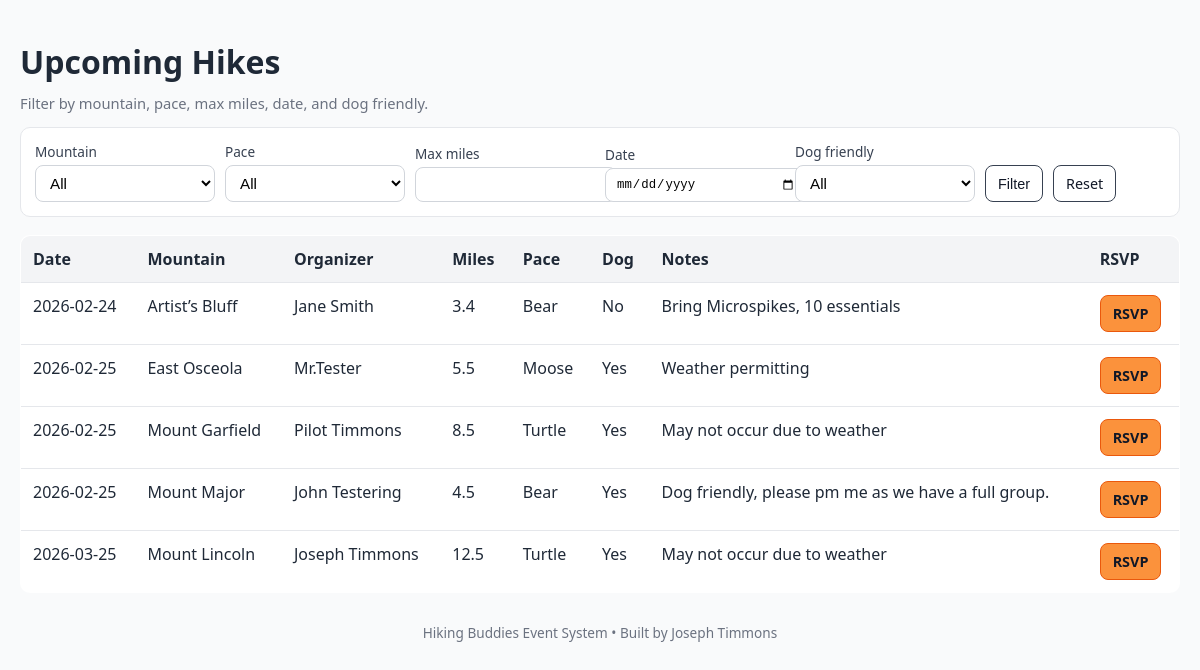
The app's page /events with its own data.
### main.py (models this page shows)
class Event(SQLModel, table=True):
    id: Optional[int] = Field(default=None, primary_key=True)
    mountain_id: int = Field(foreign_key="mountain.id")
    start_date: date
    arrive_time: Optional[time] = None
    hike_time: Optional[time] = None
    trailhead: Optional[str] = None
    distance_miles: float
    pace: str
    dog_friendly: bool
    fb_link: str
    organizer: Optional[str] = None
    notes: Optional[str] = None

class Mountain(SQLModel, table=True):
    id: Optional[int] = Field(default=None, primary_key=True)
    name: str

### main.py (the view)
@app.get("/events", response_class=HTMLResponse)
def list_events(
    request: Request,
    mountain_id: str | None = Query(default=None),
    pace: str | None = Query(default=None),
    max_miles: str | None = Query(default=None),
    start_date: str | None = Query(default=None),
    dog_friendly: str | None = Query(default=None),
):
    mountain_id_int: int | None = None
    if mountain_id and mountain_id.strip() != "":
        try:
            mountain_id_int = int(mountain_id)
        except ValueError:
            raise HTTPException(status_code=400, detail="Invalid mountain selection.")
    max_miles_float: float | None = None
    if max_miles and max_miles.strip() != "":
        try:
            max_miles_float = float(max_miles)
        except ValueError:
            raise HTTPException(status_code=400, detail="Max miles must be a number.")
    date_filter = None
    if start_date and start_date.strip() != "":
        date_filter = parse_date(start_date)
        if date_filter is None:
            raise HTTPException(status_code=400, detail="Invalid date filter. Use YYYY-MM-DD.")
    with Session(engine) as session:
        mountains = session.exec(select(Mountain).order_by(Mountain.name)).all()
        stmt = select(Event, Mountain).join(Mountain, Event.mountain_id == Mountain.id)
        if mountain_id_int is not None:
            stmt = stmt.where(Event.mountain_id == mountain_id_int)
        if pace:
            stmt = stmt.where(Event.pace == pace)
        if max_miles_float is not None:
            stmt = stmt.where(Event.distance_miles <= max_miles_float)
        if date_filter is not None:
            stmt = stmt.where(Event.start_date == date_filter)
        if dog_friendly in ("Yes", "No"):
            stmt = stmt.where(Event.dog_friendly == (dog_friendly == "Yes"))
        stmt = stmt.order_by(Event.start_date)
        result = session.exec(stmt).all()
    rows: List[Tuple[Event, Mountain]] = []
    for r in result:
        if isinstance(r, tuple) and len(r) == 2:
            rows.append((r[0], r[1]))
        else:
            rows.append((r.Event, r.Mountain))
    return templates.TemplateResponse(
        "events.html",
        {
            "request": request,
            "rows": rows,
            "mountains": mountains,
            "pace_choices": PACE_CHOICES,
            "filters": {
                "mountain_id": mountain_id or "",
                "pace": pace or "",
                "max_miles": max_miles or "",
                "start_date": start_date or "",
                "dog_friendly": dog_friendly or "",
            },
        },
    )

### templates/events.html (shortened to what this page needs)
<!doctype html>
<html lang="en">
<head>
</head>
<body>
<h1>Upcoming Hikes</h1>
<div class="muted">Filter by mountain, pace, max miles, date, and dog friendly.</div>
<div class="panel">
  <form method="get" action="/events">
    <div class="filters">
      <div>
        <label for="mountain_id">Mountain</label>
        <select id="mountain_id" name="mountain_id">
          <option value="">All</option>
        </select>
      </div>
      <div>
        <label for="pace">Pace</label>
        <select id="pace" name="pace">
          <option value="">All</option>
        </select>
      </div>
      <div>
        <label for="max_miles">Max miles</label>
        <input id="max_miles" name="max_miles" type="number" step="0.1" min="0"
               value="{{ filters.get('max_miles','') }}">
      </div>
      <div>
        <label for="start_date">Date</label>
        <input id="start_date" name="start_date" type="date"
               value="{{ filters.get('start_date','') }}">
      </div>
      <div>
        <label for="dog_friendly">Dog friendly</label>
        <select id="dog_friendly" name="dog_friendly">
          <option value="" {% if filters.get('dog_friendly') == "" %}selected{% endif %}>All</option>
        </select>
      </div>
      <div style="display:flex; gap:10px;">
        <button class="btn" type="submit">Filter</button>
        <a class="btn" href="/events">Reset</a>
      </div>
    </div>
  </form>
</div>
<table>
  <thead>
    <tr>
      <th class="nowrap">Date</th>
      <th>Mountain</th>
      <th>Organizer</th>
      <th class="nowrap">Miles</th>
      <th>Pace</th>
      <th class="nowrap">Dog</th>
      <th>Notes</th>
      <th class="nowrap">RSVP</th>
    </tr>
  </thead>
  <tbody>
    {% for ev, mtn in rows %}
      <tr>
        <td class="nowrap">{{ ev.start_date }}</td>
        <td>{{ mtn.name }}</td>
        <td>{{ ev.organizer if ev.organizer else "—" }}</td>
        <td class="nowrap">
          {% if ev.distance_miles is not none %}
            {{ "%.1f"|format(ev.distance_miles) }}
          {% else %}
            —
          {% endif %}
        </td>
        <td>{{ ev.pace }}</td>
        <td class="nowrap">{% if ev.dog_friendly %}Yes{% else %}No{% endif %}</td>
        <td>{{ ev.notes if ev.notes else "" }}</td>
        <td class="nowrap">
          {% if ev.fb_link %}
            <a class="btn btn-orange" href="{{ ev.fb_link }}" target="_blank" rel="noopener">RSVP</a>
          {% else %}
            —
          {% endif %}
        </td>
      </tr>
    {% endfor %}
  </tbody>
</table>
<footer>
  Hiking Buddies Event System • Built by Joseph Timmons
</footer>
</body>
</html>

### templates/events.html (style rules this page uses)
body { font-family: system-ui, -apple-system, Segoe UI, Roboto, sans-serif; margin: 40px auto; max-width: 1200px; padding: 0 20px; color: #1f2937; background: #f9fafb; }
h1 { margin-bottom: 10px; }
.muted { color: #6b7280; font-size: 0.92em; }
.panel { background: white; border: 1px solid #e5e7eb; border-radius: 10px; padding: 14px; margin: 14px 0 18px; }
.filters { display: grid; grid-template-columns: repeat(6, minmax(140px, 1fr)); gap: 10px; align-items: end; }
label { display: block; font-size: 0.85em; color: #374151; margin-bottom: 4px; }
input, select { width: 100%; padding: 8px 10px; border: 1px solid #d1d5db; border-radius: 8px; background: white; font-size: 0.95em; }
.btn { padding: 8px 12px; border: 1px solid #374151; border-radius: 8px; text-decoration: none; color: #111827; background: white; cursor: pointer; display: inline-block; font-size: 0.9em; text-align: center; user-select: none; }
.btn-orange { border-color: #ea580c; background: #fb923c; color: #111827; font-weight: 700; }
table { width: 100%; border-collapse: collapse; background: white; border-radius: 10px; overflow: hidden; border: 1px solid #e5e7eb; }
th, td { padding: 12px; border-bottom: 1px solid #e5e7eb; text-align: left; vertical-align: top; }
th { background: #f3f4f6; font-weight: 700; }
.nowrap { white-space: nowrap; }
footer { margin-top: 30px; font-size: 0.85em; color: #6b7280; text-align: center; }

### records on screen
Event: start_date "2026-02-24", name "Artist’s Bluff", organizer "Jane Smith", distance_miles "3.4", pace "Bear", dog_friendly "No", notes "Bring Microspikes, 10 essentials"
Event: start_date "2026-02-25", name "East Osceola", organizer "Mr.Tester", distance_miles "5.5", pace "Moose", dog_friendly "Yes", notes "Weather permitting"
Event: start_date "2026-02-25", name "Mount Garfield", organizer "Pilot Timmons", distance_miles "8.5", pace "Turtle", dog_friendly "Yes", notes "May not occur due to weather"
Event: start_date "2026-02-25", name "Mount Major", organizer "John Testering", distance_miles "4.5", pace "Bear", dog_friendly "Yes", notes "Dog friendly, please pm me as we have a full group."
Event: start_date "2026-03-25", name "Mount Lincoln", organizer "Joseph Timmons", distance_miles "12.5", pace "Turtle", dog_friendly "Yes", notes "May not occur due to weather"
